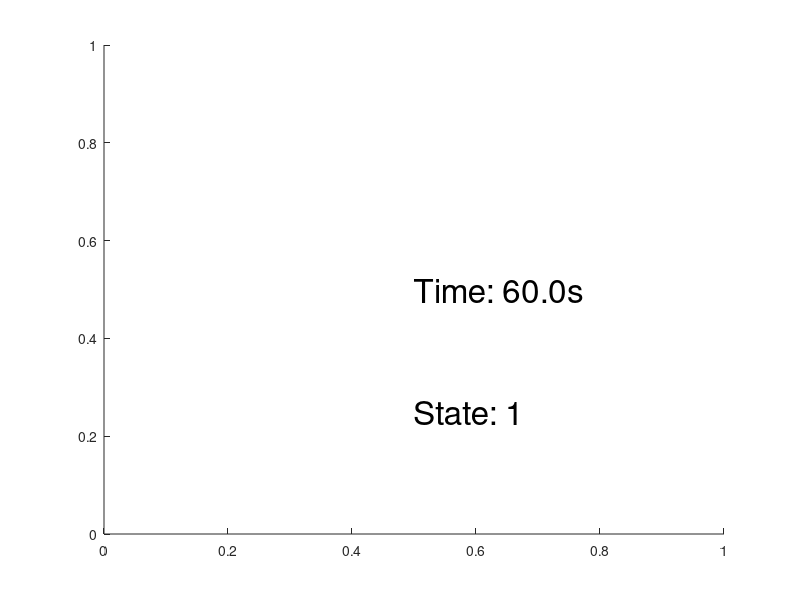

Write MATLAB code to recreate this figure.
%% setup

% timing
total_time = 1 ; % total time to run converted from minutes to seconds.
total_time = total_time * 60; % converted from minutes to seconds.
dt = 0.05; % sampling rate. 0.05 is much faster than you probably need.

% states
states = repmat([1;2],100,1); % lazy way to repeating numbers.

prior_states = [];
trials = [];
iState = 0; % initial state;

% make a figure to track everything
figure(101)
xlim([.5 .75])
ylim([.45 .55])

for iT = 0:dt:total_time
    eTime = sprintf('%2.1f', iT); % time in a nice string format.
    
    if iT > 30
        if iState == 0 % move to a state;
            iState = datasample(states, 1);
            while length(prior_states) >= 3 &&  sum(prior_states(end-2:end) == iState) ==3 % check if the same state has appeared three times in a row.
                iState = datasample(states, 1);
            end
        end
        
        %update plot
        clf
        text(.5, .5, ['Time: ' eTime 's'], 'FontSize', 24)
        text(.5, .25, ['State: ' num2str(iState)], 'FontSize', 24)
        drawnow
        
        if iState == 1
            licks = 0; % initialize licks.
            
            %            play a tone;
            
            
            %check for licks (during tone)% when writing this make sure it
            %logs the number and the time.
            
            
            % do a thing like fire valve;
            
            
            % log it and return to 0 state
            prior_states(end+1) = iState;
            % save the output as 'trials' with a bunch of informaiton.
            trials{end+1} = [];
            trials{end}.state = iState;
            trials{end}.licks = licks;
            % add in other details.
            
            
            iState = 0; % return to 0 state.
            
        elseif iState == 2
            licks = 0; % initialize licks.
            
            %play a tone;
            
            
            %check for licks%
            
            
            % do a thing like fire valve;
            
            
            % log it and return to 0 state
            prior_states(end+1) = iState;
            % save the output as 'trials' with a bunch of informaiton.
            trials{end+1} = [];
            trials{end}.state = iState;
            trials{end}.licks = licks;
            % add in other details.
            
            
            iState = 0; % return to 0 state.
        end
        
    else
        
        clf
        text(.5, .5, ['Time: ' eTime 's'], 'FontSize', 24)
        text(.5, .25, 'State: waiting...', 'FontSize', 24)
        drawnow
    end
    
end % main loop


%% save things.

save(['Trials_' datestr(date, 'yyyy_mm_dd') '_' datestr(now, 'HH_MM')], 'trials')
